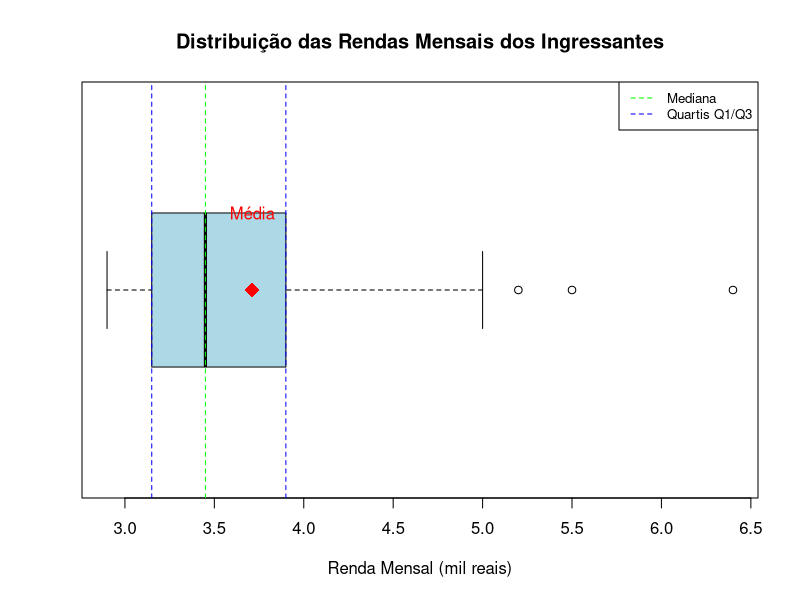

Write R code to recreate this figure.
# Dados das rendas mensais (em mil reais)
rendas <- c(2.90, 2.90, 2.95, 2.95, 3.10, 3.10, 3.15, 3.20, 3.20, 3.25, 
            3.30, 3.40, 3.45, 3.45, 3.50, 3.65, 3.65, 3.80, 3.90, 3.90, 
            4.00, 5.00, 5.20, 5.50, 6.40)

# Cálculo das estatísticas descritivas
summary_stats <- summary(rendas)
q1 <- quantile(rendas, 0.25)
q3 <- quantile(rendas, 0.75)
iqr <- IQR(rendas)

cat("Estatísticas Descritivas:\n")
cat(sprintf("Mínimo: %.2f\n", summary_stats[1]))
cat(sprintf("1º Quartil (Q1): %.2f\n", q1))
cat(sprintf("Mediana: %.2f\n", summary_stats[3]))
cat(sprintf("Média: %.2f\n", summary_stats[4]))
cat(sprintf("3º Quartil (Q3): %.2f\n", q3))
cat(sprintf("Máximo: %.2f\n", summary_stats[6]))
cat(sprintf("Intervalo Interquartil (IQR): %.2f\n", iqr))

# Identificação de outliers
limite_inferior <- q1 - 1.5 * iqr
limite_superior <- q3 + 1.5 * iqr
outliers <- rendas[rendas < limite_inferior | rendas > limite_superior]

cat("\nLimites para outliers:\n")
cat(sprintf("Limite inferior: %.2f\n", limite_inferior))
cat(sprintf("Limite superior: %.2f\n", limite_superior))
cat("Outliers identificados:", outliers, "\n")

# Construção do boxplot
boxplot(rendas, 
        horizontal = TRUE,
        main = "Distribuição das Rendas Mensais dos Ingressantes",
        xlab = "Renda Mensal (mil reais)",
        col = "lightblue",
        notch = FALSE,
        outline = TRUE)

# Adicionando pontos da média e outliers
points(mean(rendas), 1, pch = 18, col = "red", cex = 2)
text(mean(rendas), 1.2, "Média", col = "red")

# Adicionando linhas de referência
abline(v = c(q1, summary_stats[3], q3), 
       col = c("blue", "green", "blue"), 
       lty = 2)

# Legenda
legend("topright", 
       legend = c("Mediana", "Quartis Q1/Q3"), 
       col = c("green", "blue"), 
       lty = 2, 
       cex = 0.8)